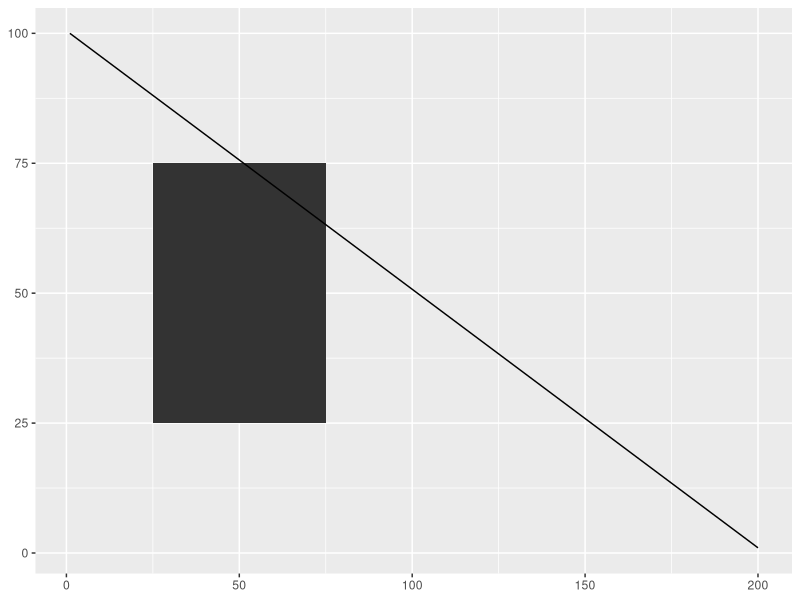
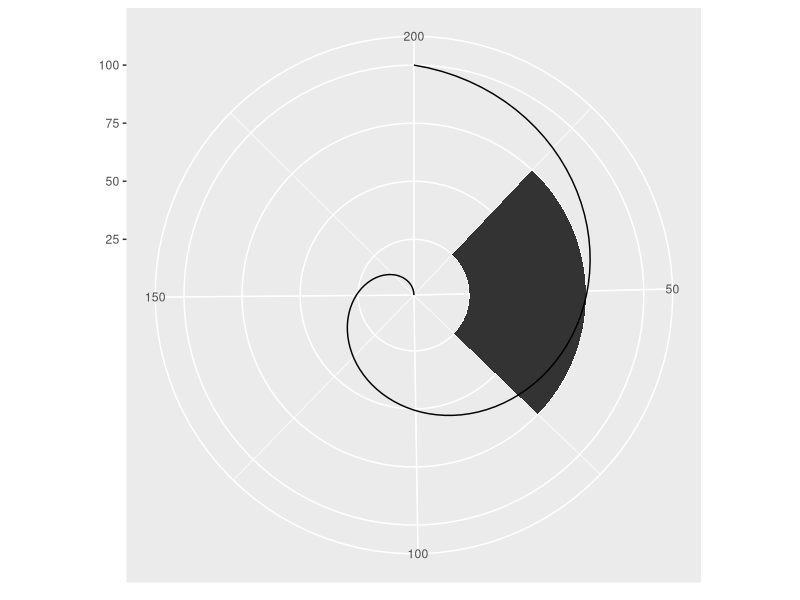
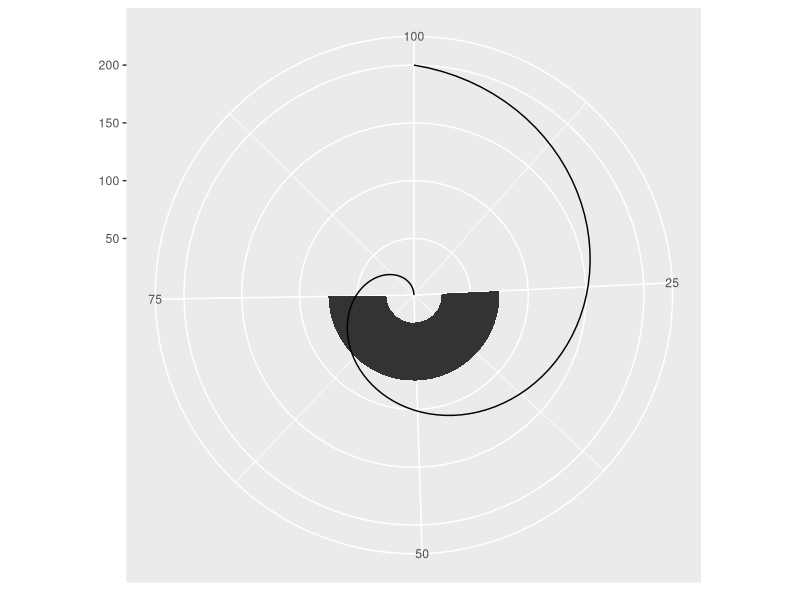
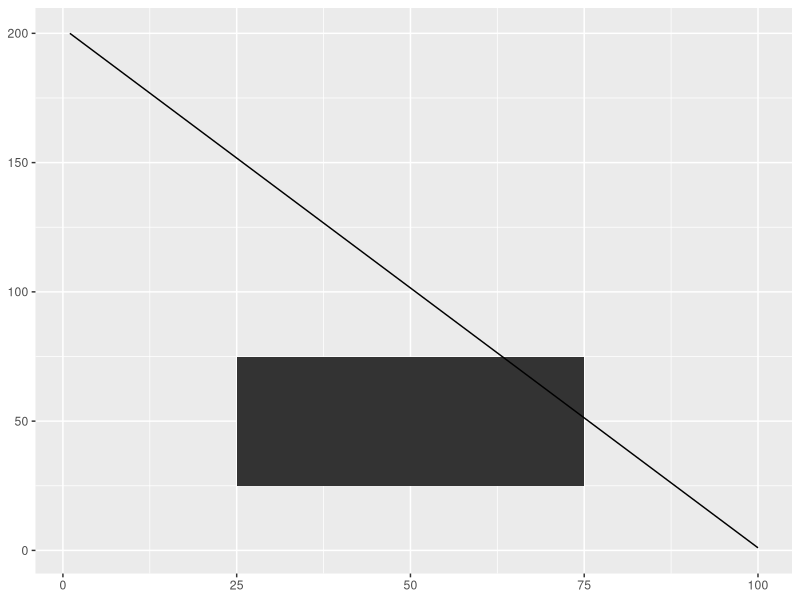
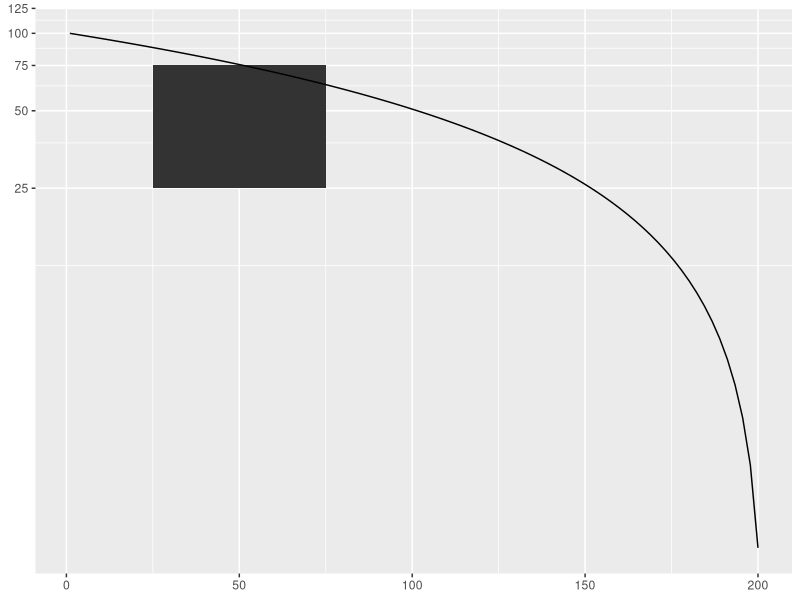
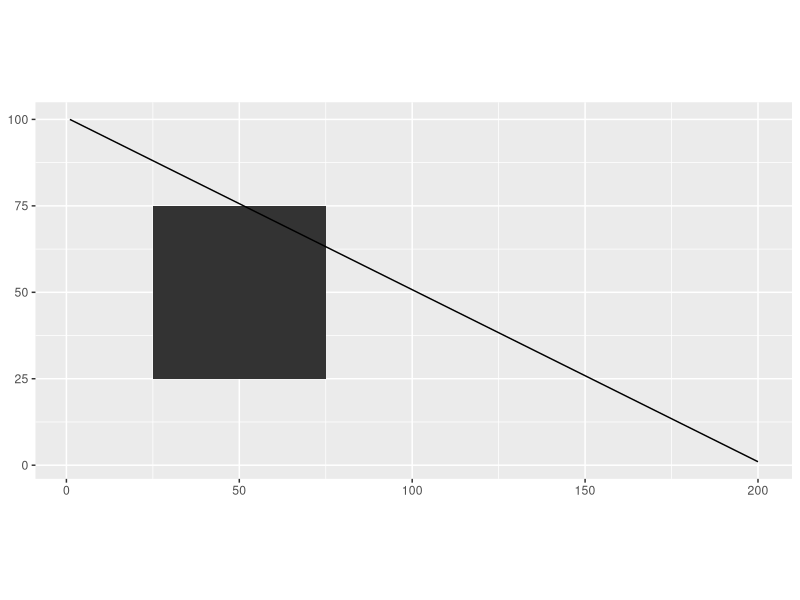
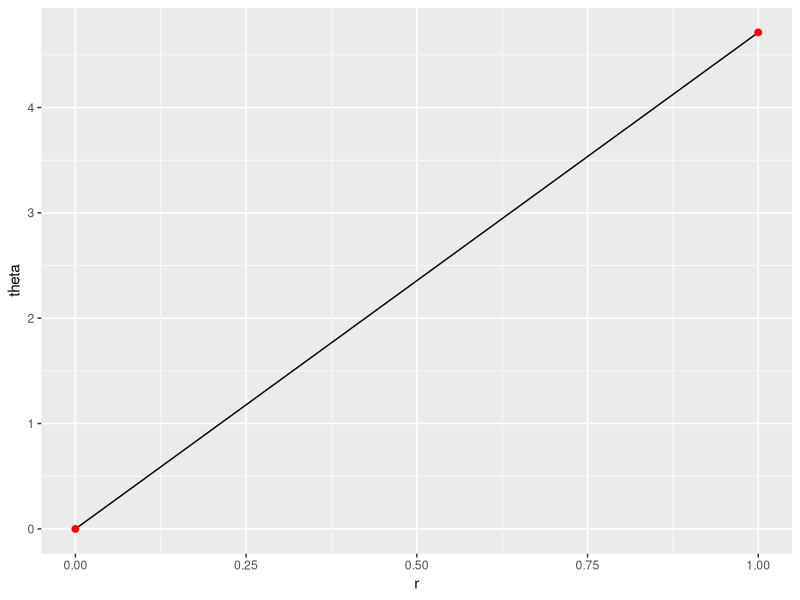
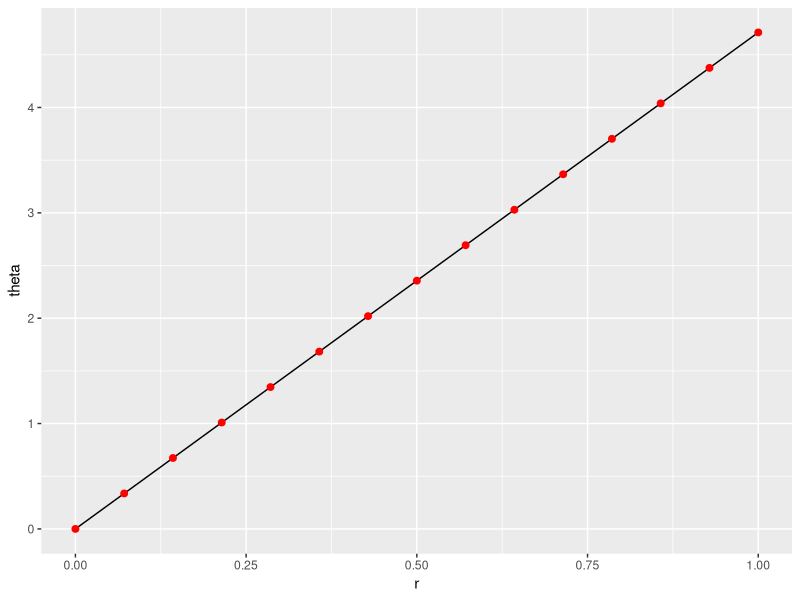

Source code (R) for these figures, in order:

# -------------------------------------------------------------------------

library(ggplot2)

# -------------------------------------------------------------------------

# Unlike linear coordinates, non-linear coordinates can change the shape of
# geoms. For example, in polar coordinates a rectangle becomes an arc; in a
# map projection, the shortest path between two points is not necessarily a
# straight line. The code below shows how a line and a rectangle are rendered
# in a few different coordinate systems.

# -------------------------------------------------------------------------

rect <- data.frame(x = 50, y = 50)
line <- data.frame(x = c(1, 200), y = c(100, 1))
rect
line

# -------------------------------------------------------------------------

base <- ggplot(mapping = aes(x, y)) +
  geom_tile(data = rect, aes(width = 50, height = 50)) +
  geom_line(data = line) +
  xlab(NULL) + ylab(NULL)
base

# -------------------------------------------------------------------------

base + coord_polar("x")

base + coord_polar("y")

base + coord_flip()

base + coord_trans(y = "log10")

base + coord_fixed()

# -------------------------------------------------------------------------
      ################# polar transformation 
# 1. We start with a line parameterised by its two endpoints:

df <- data.frame(r = c(0, 1), theta = c(0, 3 / 2 * pi))
df


# -------------------------------------------------------------------------

ggplot(df, aes(r, theta)) +
  geom_line() +
  geom_point(size = 2, colour = "red")

# -------------------------------------------------------------------------
# 2. We break it into multiple line segments, each with two endpoints.

interp <- function(rng, n) {
  seq(rng[1], rng[2], length = n)
}

munched <- data.frame(
  r = interp(df$r, 15),
  theta = interp(df$theta, 15)
)

# -------------------------------------------------------------------------

ggplot(munched, aes(r, theta)) +
  geom_line() +
  geom_point(size = 2, colour = "red")

# -------------------------------------------------------------------------

# 3. We transform the locations of each piece:
transformed <- transform(munched,
                         x = r * sin(theta),
                         y = r * cos(theta)
)

# -------------------------------------------------------------------------

ggplot(transformed, aes(x, y)) +
  geom_path() +
  geom_point(size = 2, colour = "red") +
  coord_fixed()

# -------------------------------------------------------------------------

# Linear model on original scale is poor fit
base <- ggplot(diamonds, aes(carat, price)) +
  stat_bin2d() +
  geom_smooth(method = "lm") +
  xlab(NULL) +
  ylab(NULL) +
  theme(legend.position = "none")
base

# -------------------------------------------------------------------------

# Better fit on log scale, but harder to interpret
base +
  scale_x_log10() +
  scale_y_log10()

# -------------------------------------------------------------------------

# Fit on log scale, then backtransform to original.
# Highlights lack of expensive diamonds with large carats
pow10 <- scales::exp_trans(10)
base +
  scale_x_log10() +
  scale_y_log10() +
  coord_trans(x = pow10, y = pow10)

# -------------------------------------------------------------------------


